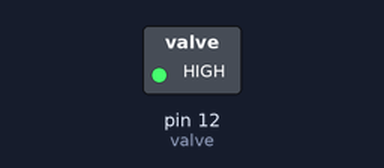
The sketch below on a simulated Arduino Uno, built with avr-gcc and run on an emulated ATmega328P. Parts: switched loads named in the sketch (green lamp = pin HIGH). Dashed ring = blinking.

Above: at 0.2 s.
Timing chart, 0 to 4.6 s (numbered marks = the images above):
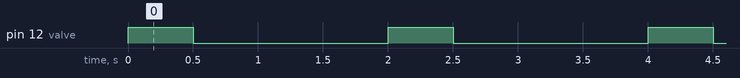

The sketch:

valve.ino
```cpp
int valve = 12;

void setup(){
  pinMode(valve, OUTPUT);
}


void loop(){
  digitalWrite(valve, HIGH);
  delay(500);
  digitalWrite(valve, LOW);
  delay(1500);
}
```

Measured:
- by itself, pin 12 (valve): alternates HIGH for 0.50 s and LOW for 1.5 s
